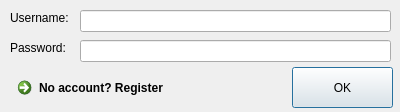
<?xml version="1.0" encoding="UTF-8"?>
<ui version="4.0">
 <class>UNPWDialog</class>
 <widget class="QDialog" name="UNPWDialog">
  <property name="geometry">
   <rect>
    <x>0</x>
    <y>0</y>
    <width>400</width>
    <height>112</height>
   </rect>
  </property>
  <property name="windowTitle">
   <string>Dialog</string>
  </property>
  <widget class="QPushButton" name="OKButton">
   <property name="geometry">
    <rect>
     <x>292</x>
     <y>67</y>
     <width>101</width>
     <height>41</height>
    </rect>
   </property>
   <property name="text">
    <string>OK</string>
   </property>
  </widget>
  <widget class="QLabel" name="label">
   <property name="geometry">
    <rect>
     <x>10</x>
     <y>10</y>
     <width>61</width>
     <height>16</height>
    </rect>
   </property>
   <property name="text">
    <string>Username:</string>
   </property>
  </widget>
  <widget class="QLineEdit" name="usernameInput">
   <property name="geometry">
    <rect>
     <x>80</x>
     <y>10</y>
     <width>311</width>
     <height>22</height>
    </rect>
   </property>
  </widget>
  <widget class="QLabel" name="label_2">
   <property name="geometry">
    <rect>
     <x>10</x>
     <y>40</y>
     <width>61</width>
     <height>16</height>
    </rect>
   </property>
   <property name="text">
    <string>Password:</string>
   </property>
  </widget>
  <widget class="QLineEdit" name="passwordInput">
   <property name="geometry">
    <rect>
     <x>80</x>
     <y>40</y>
     <width>311</width>
     <height>22</height>
    </rect>
   </property>
   <property name="echoMode">
    <enum>QLineEdit::Password</enum>
   </property>
  </widget>
  <widget class="QCommandLinkButton" name="commandLinkButton">
   <property name="geometry">
    <rect>
     <x>10</x>
     <y>70</y>
     <width>191</width>
     <height>41</height>
    </rect>
   </property>
   <property name="text">
    <string>No account? Register</string>
   </property>
  </widget>
 </widget>
 <resources/>
 <connections/>
</ui>
